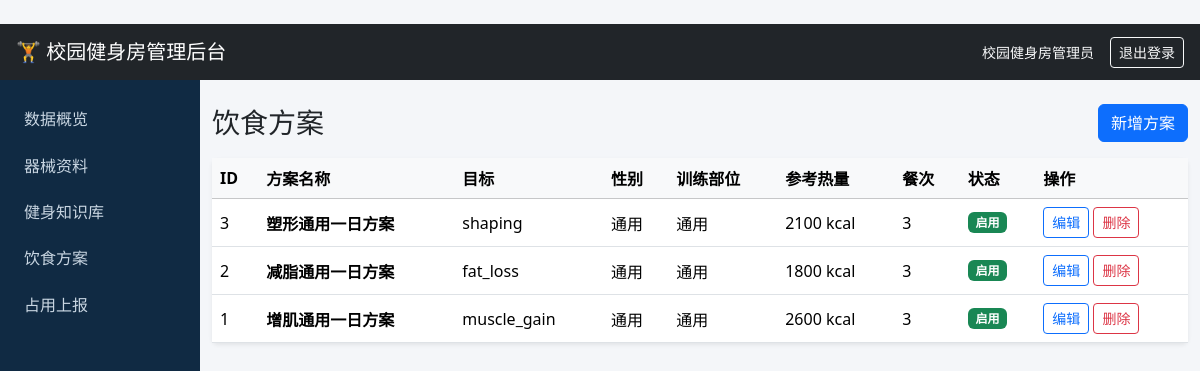
Page /admin/diets (signed in) on the committed database.
### app/models/diet.py (models this page shows, shortened)
class DietTemplate(db.Model):
    __tablename__ = "diet_templates"
    id = db.Column(db.Integer, primary_key=True)
    name = db.Column(db.String(100), nullable=False)
    fitness_goal = db.Column(
        db.Enum("muscle_gain", "fat_loss", "shaping"), nullable=False
    )
    gender = db.Column(db.Enum("male", "female", "other"))
    body_part = db.Column(db.String(30))
    meal_count = db.Column(db.SmallInteger, nullable=False, default=3)
    total_calories = db.Column(db.SmallInteger, nullable=False)
    tips = db.Column(db.String(500), nullable=False, default="")
    is_enabled = db.Column(db.Boolean, nullable=False, default=True)
    created_at = db.Column(db.DateTime, nullable=False, default=datetime.utcnow)
    updated_at = db.Column(
        db.DateTime, nullable=False, default=datetime.utcnow, onupdate=datetime.utcnow
    )
    meals = db.relationship(
        "DietMeal",
        backref="template",
        lazy=True,
        cascade="all, delete-orphan",
        order_by="DietMeal.sort_order",
    )

### app/admin/routes.py (the view)
@admin_bp.get("/diets")
@admin_required
def diet_list():
    items = DietTemplate.query.order_by(DietTemplate.id.desc()).all()
    return render_template("admin/diet_list.html", items=items)

### app/templates/admin/diet_list.html (shortened to what this page needs)
﻿{% extends "admin/base.html" %}
{% block content %}
<div class="d-flex justify-content-between align-items-center mb-3">
  <h1 class="h3 mb-0">饮食方案</h1>
  <a class="btn btn-primary" href="{{ url_for('admin.diet_new') }}">新增方案</a>
</div>
<div class="card border-0 shadow-sm">
  <div class="table-responsive">
    <table class="table table-hover mb-0">
      <thead class="table-light"><tr><th>ID</th><th>方案名称</th><th>目标</th><th>性别</th><th>训练部位</th><th>参考热量</th><th>餐次</th><th>状态</th><th>操作</th></tr></thead>
      <tbody>
      {% for item in items %}
        <tr>
          <td>{{ item.id }}</td>
          <td class="fw-semibold">{{ item.name }}</td>
          <td>{{ item.fitness_goal }}</td>
          <td>{{ item.gender or '通用' }}</td>
          <td>{{ item.body_part or '通用' }}</td>
          <td>{{ item.total_calories }} kcal</td>
          <td>{{ item.meals|length }}</td>
          <td>{% if item.is_enabled %}<span class="badge bg-success">启用</span>{% else %}<span class="badge bg-secondary">停用</span>{% endif %}</td>
          <td class="text-nowrap">
            <a class="btn btn-sm btn-outline-primary" href="{{ url_for('admin.diet_edit', template_id=item.id) }}">编辑</a>
            <form class="d-inline" method="post" action="{{ url_for('admin.diet_delete', template_id=item.id) }}" onsubmit="return confirm('确认删除该方案？');">
              <button class="btn btn-sm btn-outline-danger" type="submit">删除</button>
            </form>
          </td>
        </tr>
      {% else %}
        <tr><td colspan="9" class="text-center text-muted py-4">暂无饮食方案</td></tr>
      {% endfor %}
      </tbody>
    </table>
  </div>
</div>
{% endblock %}

### app/templates/admin/base.html (style rules this page uses)
body { background: #f4f6f9; }
.table td, .table th { vertical-align: middle; }

### rows in the picture
DietTemplate: id "3", name "塑形通用一日方案", fitness_goal "shaping", gender "通用", body_part "通用", total_calories "2100", meals|length "3", is_enabled "启用"
DietTemplate: id "2", name "减脂通用一日方案", fitness_goal "fat_loss", gender "通用", body_part "通用", total_calories "1800", meals|length "3", is_enabled "启用"
DietTemplate: id "1", name "增肌通用一日方案", fitness_goal "muscle_gain", gender "通用", body_part "通用", total_calories "2600", meals|length "3", is_enabled "启用"

### other values in the picture
{{ session.get('admin_name', '管理员') }} "校园健身房管理员"
